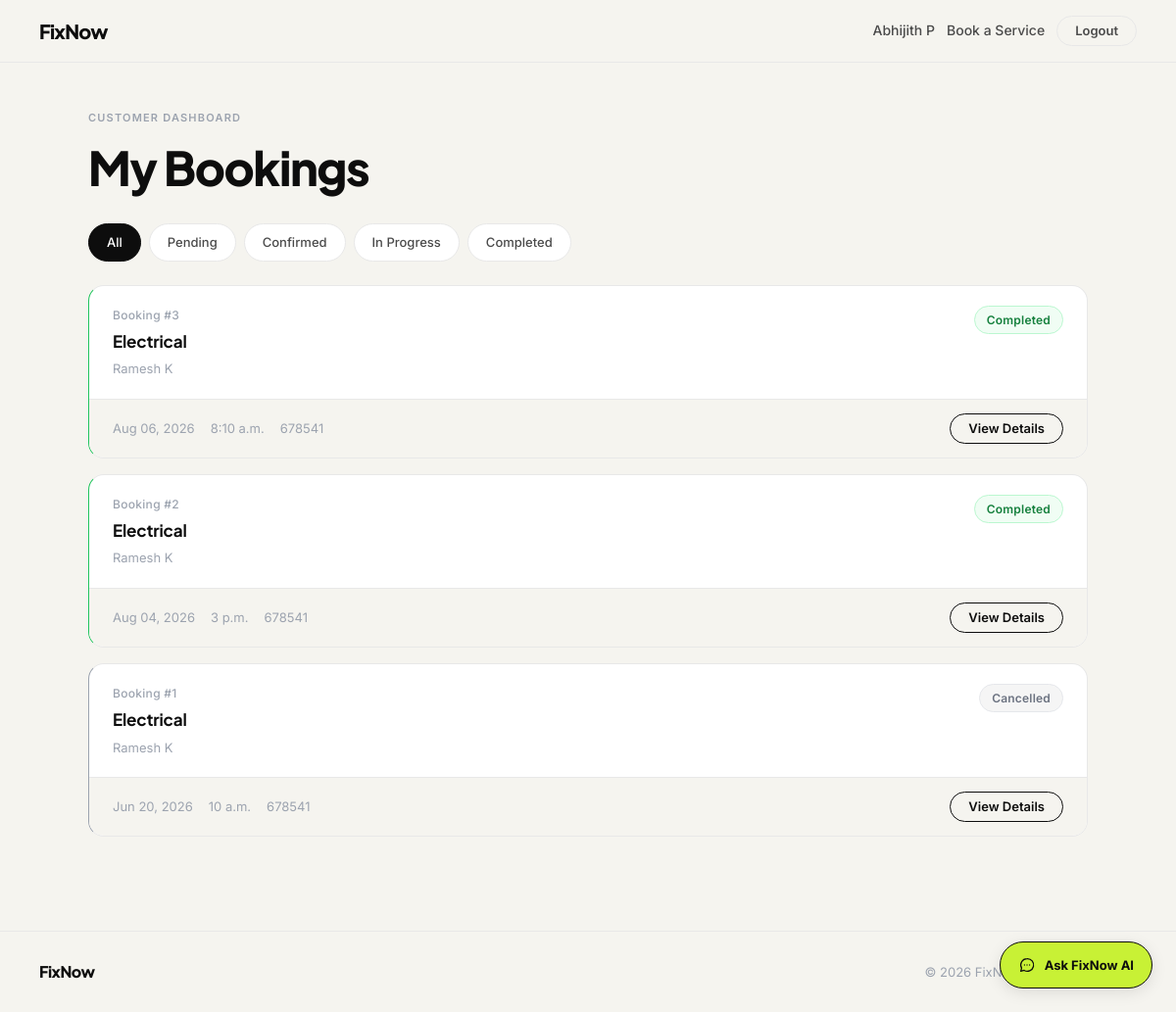
Page /my/bookings/ (signed in) on the committed database.
### fixnow_app/models.py (models this page shows, shortened)
class CustomUser(AbstractUser):
    USER_TYPE_CHOICES = (
        ('customer', 'Customer'),
        ('provider', 'Provider'),
    )
    username = None
    email = models.EmailField(unique=True)
    phone = models.CharField(max_length=20, blank=True, null=True)
    user_type = models.CharField(max_length=20, choices=USER_TYPE_CHOICES, blank=True, null=True)
    created_at = models.DateTimeField(auto_now_add=True)
    updated_at = models.DateTimeField(auto_now=True)
    USERNAME_FIELD = 'email'
    REQUIRED_FIELDS = []
    objects = CustomUserManager()

class Booking(models.Model):
    STATUS_CHOICES = (
        ('pending',     'Pending'),
        ('confirmed',   'Confirmed'),
        ('in_progress', 'In Progress'),
        ('completed',   'Completed'),
        ('rejected',    'Rejected'),
        ('cancelled',   'Cancelled'),
    )
    customer = models.ForeignKey(CustomUser, on_delete=models.CASCADE, related_name='bookings')
    provider = models.ForeignKey(ProviderProfile, on_delete=models.CASCADE, related_name='bookings')
    category = models.ForeignKey(ServiceCategory, on_delete=models.SET_NULL, null=True)
    description = models.TextField()
    scheduled_date = models.DateField()
    scheduled_time = models.TimeField()
    address = models.TextField()
    pincode = models.CharField(max_length=10)
    status = models.CharField(max_length=20, choices=STATUS_CHOICES, default='pending')
    created_at = models.DateTimeField(auto_now_add=True)
    updated_at = models.DateTimeField(auto_now=True)
    class Meta:
        ordering = ['-created_at']

class ServiceCategory(models.Model):
    name = models.CharField(max_length=100)
    slug = models.SlugField(unique=True)
    icon = models.ImageField(upload_to='category_icons/', blank=True, null=True)
    description = models.TextField(blank=True)
    is_active = models.BooleanField(default=True)
    created_at = models.DateTimeField(auto_now_add=True)
    class Meta:
        verbose_name_plural = 'Service Categories'
        ordering = ['name']

class ProviderProfile(models.Model):
    STATUS_CHOICES = (
        ('pending', 'Pending'),
        ('approved', 'Approved'),
        ('rejected', 'Rejected'),
        ('suspended', 'Suspended'),
    )
    user = models.OneToOneField(CustomUser, on_delete=models.CASCADE, related_name='provider_profile')
    category = models.ForeignKey(ServiceCategory, on_delete=models.SET_NULL, null=True, blank=True, related_name='providers')
    custom_category_request = models.CharField(max_length=200, blank=True, null=True)
    bio = models.TextField(blank=True)
    experience_years = models.IntegerField(default=0)
    profile_photo = models.ImageField(upload_to='provider_photos/', blank=True, null=True)
    id_proof = models.FileField(upload_to='id_proofs/', blank=True, null=True)
    service_pincodes = models.ManyToManyField(ServicePincode, blank=True, related_name='providers')
    is_available = models.BooleanField(default=True)
    avg_rating = models.DecimalField(max_digits=3, decimal_places=2, default=0.00)
    status = models.CharField(max_length=20, choices=STATUS_CHOICES, default='pending')
    created_at = models.DateTimeField(auto_now_add=True)
    updated_at = models.DateTimeField(auto_now=True)

### fixnow_app/views/auth_views.py (the view)
# urls.py: path('my/bookings/', views.customer_dashboard, name='customer_dashboard'),
@login_required(login_url='user_login')
def customer_dashboard(request):
    if request.user.user_type != 'customer':
        return redirect('user_login')
    from ..models import Booking
    status_filter = request.GET.get('status', '')
    bookings = Booking.objects.filter(
        customer=request.user
    ).select_related('provider', 'provider__user', 'category').order_by('-created_at')
    if status_filter:
        bookings = bookings.filter(status=status_filter)
    return render(request, 'frontend/customer_dashboard.html', {
        'bookings': bookings,
        'status_filter': status_filter,
    })

### templates/frontend/customer_dashboard.html (shortened to what this page needs)
{% load static %}
<!DOCTYPE html>
<html lang="en">
<head>
    <link rel="stylesheet" href="{% static 'css/fixnow.css' %}">
</head>
<body>
<nav class="fn-navbar">
    <a href="{% url 'home' %}" class="fn-navbar__logo">FixNow</a>
    <div class="fn-navbar__links">
        <span style="font-size:14px; font-weight:500; color:var(--fn-text-2);">{{ request.user.get_full_name|default:request.user.email }}</span>
        <a href="{% url 'home' %}" class="fn-navbar__link">Book a Service</a>
        <a href="{% url 'user_logout' %}" class="fn-btn fn-btn-ghost fn-btn-sm">Logout</a>
    </div>
</nav>
<div class="fn-container" style="padding-top:48px; padding-bottom:80px;">
    <div class="fn-page-header">
        <span class="fn-section-label">Customer Dashboard</span>
        <h1 class="fn-display fn-display-md">My Bookings</h1>
    </div>
    <div class="fn-filter-bar">
        <a href="{% url 'customer_dashboard' %}" class="fn-filter-btn {% if not status_filter %}fn-filter-active{% endif %}">All</a>
        <a href="?status=pending" class="fn-filter-btn {% if status_filter == 'pending' %}fn-filter-active{% endif %}">Pending</a>
        <a href="?status=confirmed" class="fn-filter-btn {% if status_filter == 'confirmed' %}fn-filter-active{% endif %}">Confirmed</a>
        <a href="?status=in_progress" class="fn-filter-btn {% if status_filter == 'in_progress' %}fn-filter-active{% endif %}">In Progress</a>
        <a href="?status=completed" class="fn-filter-btn {% if status_filter == 'completed' %}fn-filter-active{% endif %}">Completed</a>
    </div>
    {% for booking in bookings %}
    <div class="booking-card fn-status-border {{ booking.status }}">
        <div class="booking-card__top">
            <div>
                <div class="booking-card__id">Booking #{{ booking.id }}</div>
                <div class="booking-card__title">{{ booking.category.name|default:"Service" }}</div>
                <div class="booking-card__provider">{{ booking.provider.user.get_full_name }}</div>
            </div>
            {% if booking.status == 'pending' %}<span class="fn-badge fn-badge-pending">Pending</span>
            {% elif booking.status == 'confirmed' %}<span class="fn-badge fn-badge-confirmed">Confirmed</span>
            {% elif booking.status == 'in_progress' %}<span class="fn-badge fn-badge-progress">In Progress</span>
            {% elif booking.status == 'completed' %}<span class="fn-badge fn-badge-completed">Completed</span>
            {% elif booking.status == 'rejected' %}<span class="fn-badge fn-badge-rejected">Rejected</span>
            {% elif booking.status == 'cancelled' %}<span class="fn-badge fn-badge-cancelled">Cancelled</span>
            {% endif %}
        </div>
        <div class="booking-card__bottom">
            <div class="booking-card__meta">
                <span>{{ booking.scheduled_date|date:"M d, Y" }}</span>
                <span>{{ booking.scheduled_time }}</span>
                <span>{{ booking.pincode }}</span>
            </div>
            <a href="{% url 'customer_booking_detail' booking.id %}" class="fn-btn fn-btn-secondary fn-btn-sm">View Details</a>
        </div>
    </div>
    {% endfor %}
</div>
<footer class="fn-footer">
    <span class="fn-footer__logo">FixNow</span>
    <span class="fn-footer__copy">© 2026 FixNow · Built by <a href="https://abhijithp.vercel.app/" target="_blank" rel="noopener">Abhijith P</a></span>
</footer>
{% if request.user.is_authenticated and request.user.user_type == 'customer' %}
    {% include "frontend/ai_chat_widget.html" %}
{% endif %}
</body>
</html>

### static/css/fixnow.css (style rules this page uses)
:root { --fn-bg: #f5f4ef; --fn-bg-card: #ffffff; --fn-border: #e8e8e8; --fn-text-1: #0d0d0d; --fn-text-2: #4b4b4b; --fn-text-3: #9ca3af; --fn-accent: #c8f135; --fn-accent-dark: #a8cc1a; --fn-red: #ef4444; --fn-font-head: 'Plus Jakarta Sans', sans-serif; --fn-font-body: 'Inter', sans-serif; --fn-radius-card: 16px; --fn-radius-btn: 50px; --fn-shadow-card: 0 1px 3px rgba(0,0,0,0.06); --fn-shadow-action: 0 4px 16px rgba(0,0,0,0.10); --fn-max-width: 1100px; --fn-pad-section: 100px; --fn-pad-mobile: 40px; }
*, *::before, *::after { box-sizing: border-box; margin: 0; padding: 0; }
html { scroll-behavior: smooth; }
body { font-family: var(--fn-font-body); background: var(--fn-bg); color: var(--fn-text-1); font-size: 15px; line-height: 1.6; -webkit-font-smoothing: antialiased; }
a { color: inherit; text-decoration: none; }
.fn-display { font-family: var(--fn-font-head); font-weight: 800; line-height: 1.05; letter-spacing: -0.03em; color: var(--fn-text-1); }
.fn-display-md { font-size: clamp(28px, 4vw, 48px); }
.fn-section-label { font-family: var(--fn-font-body); font-size: 11px; font-weight: 600; letter-spacing: 1.2px; text-transform: uppercase; color: var(--fn-text-3); margin-bottom: 16px; display: block; }
.fn-container { max-width: var(--fn-max-width); margin: 0 auto; padding: 0 40px; }
.fn-navbar { position: sticky; top: 0; z-index: 100; background: var(--fn-bg); border-bottom: 1px solid var(--fn-border); padding: 0 40px; height: 64px; display: flex; align-items: center; justify-content: space-between; }
.fn-navbar__logo { font-family: var(--fn-font-head); font-size: 20px; font-weight: 800; letter-spacing: -0.04em; color: var(--fn-text-1); text-decoration: none; }
.fn-navbar__links { display: flex; align-items: center; gap: 12px; }
.fn-navbar__link { font-size: 14px; font-weight: 500; color: var(--fn-text-2); text-decoration: none; transition: color 0.2s; }
.fn-btn { display: inline-flex; align-items: center; justify-content: center; gap: 8px; padding: 12px 28px; border-radius: var(--fn-radius-btn); font-family: var(--fn-font-body); font-size: 14px; font-weight: 600; border: none; cursor: pointer; text-decoration: none; transition: all 0.2s; white-space: nowrap; line-height: 1; }
.fn-btn-secondary { background: transparent; color: var(--fn-text-1); border: 1.5px solid var(--fn-text-1); }
.fn-btn-ghost { background: transparent; color: var(--fn-text-2); border: 1.5px solid var(--fn-border); }
.fn-btn-sm { padding: 8px 18px; font-size: 13px; }
.fn-badge { display: inline-flex; align-items: center; padding: 4px 12px; border-radius: 20px; font-size: 12px; font-weight: 600; font-family: var(--fn-font-body); letter-spacing: 0.2px; }
.fn-badge-completed { background: #f0fdf4; color: #15803d; border: 1px solid #bbf7d0; }
.fn-badge-cancelled { background: #f5f5f5; color: #6b7280; border: 1px solid #e5e7eb; }
.fn-status-border { border-left: 4px solid var(--fn-border); }
.fn-status-border.completed { border-left-color: #22c55e; }
.fn-status-border.cancelled { border-left-color: #9ca3af; }
.fn-filter-bar { display: flex; gap: 8px; flex-wrap: wrap; margin-bottom: 24px; }
.fn-filter-btn { padding: 8px 18px; border-radius: 50px; font-size: 13px; font-weight: 500; color: var(--fn-text-2); background: var(--fn-bg-card); border: 1.5px solid var(--fn-border); text-decoration: none; transition: all 0.2s; cursor: pointer; font-family: var(--fn-font-body); }
.fn-filter-active { background: var(--fn-text-1); color: #fff; border-color: var(--fn-text-1); }
.fn-page-header { margin-bottom: 32px; }
.fn-footer { border-top: 1px solid var(--fn-border); padding: 28px 40px; display: flex; justify-content: space-between; align-items: center; background: var(--fn-bg); margin-top: auto; }
.fn-footer__logo { font-family: var(--fn-font-head); font-size: 16px; font-weight: 800; letter-spacing: -0.03em; color: var(--fn-text-1); }
.fn-footer__copy { font-size: 13px; color: var(--fn-text-3); }
.fn-footer__copy a { color: var(--fn-text-2); font-weight: 500; text-decoration: underline; text-decoration-color: var(--fn-border); text-underline-offset: 3px; transition: color 0.2s; }

### rows in the picture
CustomUser: user.get_full_name "Abhijith P"
Booking: id "3", category.name "Electrical", provider.user.get_full_name "Ramesh K", status "Completed", scheduled_date "Aug 06, 2026", scheduled_time "8:10 a.m.", pincode "678541"
Booking: id "2", category.name "Electrical", provider.user.get_full_name "Ramesh K", status "Completed", scheduled_date "Aug 04, 2026", scheduled_time "3 p.m.", pincode "678541"
Booking: id "1", category.name "Electrical", provider.user.get_full_name "Ramesh K", status "Cancelled", scheduled_date "Jun 20, 2026", scheduled_time "10 a.m.", pincode "678541"
